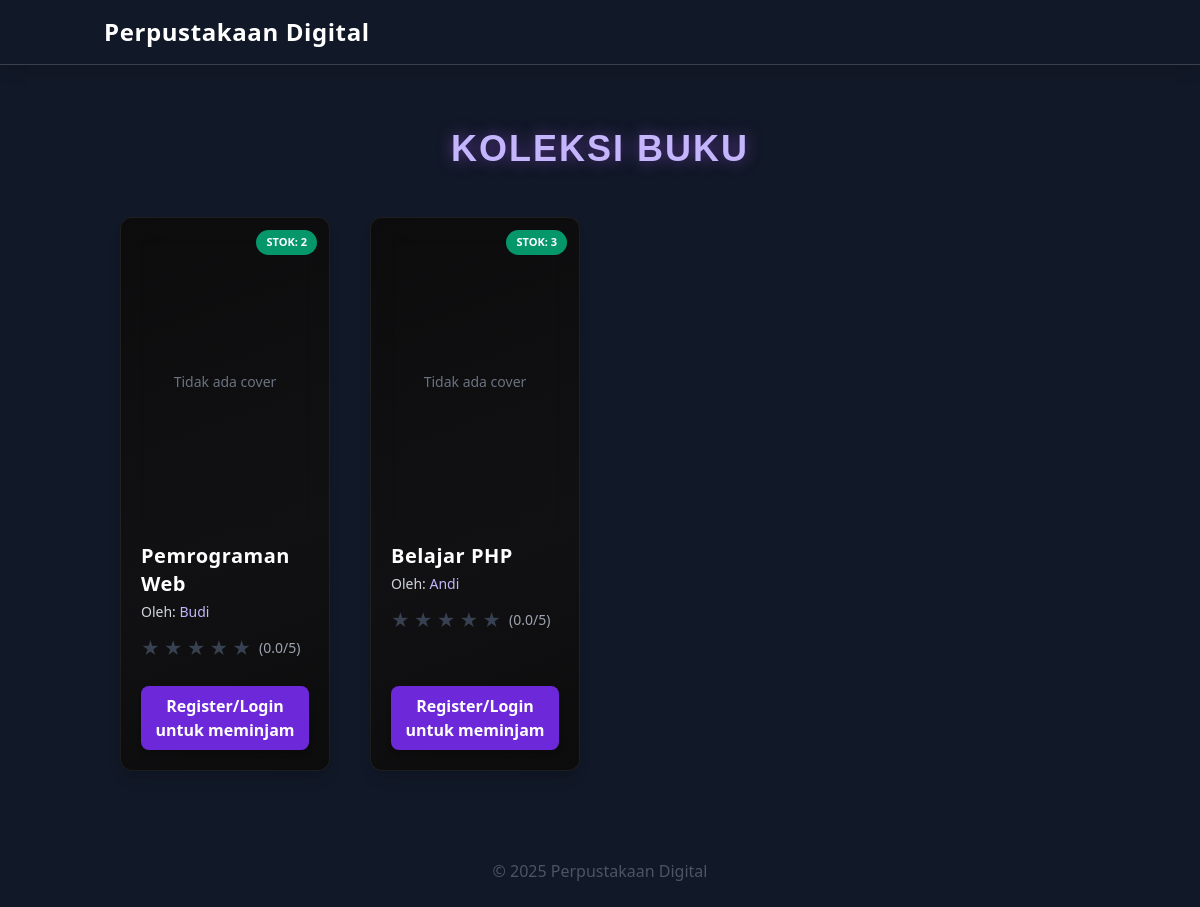
The page /public/index.php on the database its author committed.
### tables this page shows
CREATE TABLE buku (
  id INT AUTO_INCREMENT PRIMARY KEY,
  judul VARCHAR(255) NOT NULL,
  penulis VARCHAR(255),
  penerbit VARCHAR(255),
  tahun_terbit INT,
  stok INT DEFAULT 1,
  cover VARCHAR(255) NULL,
  created_at DATETIME DEFAULT CURRENT_TIMESTAMP
);

### app/database.php (called while the page is built)
<?php
class Database {
    private $pdo;
    public function __construct($host, $dbname, $user, $pass){
        $dsn = "mysql:host=$host;dbname=$dbname;charset=utf8mb4";
        $opts = [
            PDO::ATTR_ERRMODE => PDO::ERRMODE_EXCEPTION,
            PDO::ATTR_DEFAULT_FETCH_MODE => PDO::FETCH_ASSOC
        ];
        $this->pdo = new PDO($dsn, $user, $pass, $opts);
    }
    public function pdo() {
        return $this->pdo;
    }
}

### app/models/book.php (called while the page is built, shortened)
<?php
class BookModel {
    private $db;
    public function __construct($db){
        $this->db = $db;
    }
    public function all(){
        $stmt = $this->db->query("SELECT * FROM buku ORDER BY id DESC");
        return $stmt->fetchAll();
    }
}

### app/models/review.php (called while the page is built, shortened)
<?php
class ReviewModel {
    private $db;
    public function __construct($db){
        $this->db = $db;
    }
    public function getBookRating($buku_id){
        $stmt = $this->db->prepare("
            SELECT
                AVG(rating) AS avg_rating,   -- rata-rata
                COUNT(*) AS count_review     -- total review
            FROM reviews
            WHERE buku_id = ?
        ");
        $stmt->execute([$buku_id]);
        return $stmt->fetch();
    }
}

### app/auth.php (called while the page is built, shortened)
<?php
class Auth {
    public function check(){
        return isset($_SESSION['user']);
    }
}

### public/index.php (the view, shortened to what this page needs)
<?php
require_once __DIR__.'/../templates/header.php';
$auth    = new Auth($db->pdo());
$isLogin = $auth->check();
$bookModel   = new BookModel($db->pdo());
$reviewModel = new ReviewModel($db->pdo());
$books = $bookModel->all();
?>
<div class="max-w-7xl mx-auto py-12 px-4">
    <h1 class="text-4xl font-extrabold mb-12 text-center text-purple-300 page-title">
        KOLEKSI BUKU
    </h1>
    <?php if (empty($books)): ?>
        <p class="text-center text-gray-400">Belum ada buku tersedia.</p>
    <?php else: ?>
    <div class="grid grid-cols-1 sm:grid-cols-2 md:grid-cols-3 lg:grid-cols-4 gap-10">
        <?php foreach($books as $b): ?>
        <?php
            $ratingData   = $reviewModel->getBookRating($b['id']);
            $avgRating    = $ratingData['avg_rating'] ?? 0;
        ?>
        <div class="shinigami-card rounded-xl p-5 relative flex flex-col h-full shadow-lg">
            <?php if (intval($b['stok']) <= 0): ?>
                <span class="stock-badge bg-red-600 text-white">STOK HABIS</span>
            <?php else: ?>
                <span class="stock-badge bg-green-600 text-white">STOK: <?= intval($b['stok']) ?></span>
            <?php endif; ?>
            <div class="w-full h-72 bg-black/40 rounded-lg overflow-hidden flex items-center justify-center shadow-inner">
                <?php if (!empty($b['cover'])): ?>
                    <img src="uploads/cover/<?= htmlspecialchars($b['cover']) ?>"
                         class="cover-img w-full h-full object-cover brightness-95">
                <?php else: ?>
                    <span class="text-gray-500 text-sm">Tidak ada cover</span>
                <?php endif; ?>
            </div>
            <h2 class="text-xl font-bold mt-4 text-white line-clamp-2 tracking-wide">
                <?= htmlspecialchars($b['judul']) ?>
            </h2>
            <p class="text-gray-300 text-sm mt-1">
                Oleh: <span class="text-purple-300 font-medium"><?= htmlspecialchars($b['penulis']) ?></span>
            </p>
            <div class="mt-3 flex items-center gap-1 text-yellow-400">
                <?php
                for ($i = 1; $i <= 5; $i++):
                    if ($avgRating >= $i) {
                        echo '<span class="text-yellow-400 text-lg">★</span>';
                    } elseif ($avgRating >= $i - 0.5) {
                        echo '<span class="text-yellow-300 text-lg">☆</span>';
                    } else {
                        echo '<span class="text-gray-700 text-lg">★</span>';
                    }
                endfor;
                ?>
                <span class="text-sm text-gray-400 ml-1">
                    (<?= number_format($avgRating, 1) ?>/5)
                </span>
            </div>
            <div class="mt-auto pt-6">
                <?php if (!$isLogin): ?>
                    <a href="login.php"
                       class="block text-center bg-purple-700 hover:bg-purple-800 text-white py-2 rounded-lg
                              font-semibold shadow-md transition-all duration-300 hover:-translate-y-1">
                        Register/Login untuk meminjam
                    </a>
                <?php endif; ?>
            </div>
        </div>
        <?php endforeach; ?>
    </div>
    <?php endif; ?>
</div>
<?php require_once __DIR__.'/../templates/footer.php'; ?>

### public/index.php (style rules this page uses)
body { background-color: #0b0b0c; color: #e5e5e5; }
.page-title { font-family: 'Poppins', sans-serif; letter-spacing: 2px; text-shadow: 0 0 15px rgba(168, 85, 247, 0.5); }
.shinigami-card { position: relative; overflow: hidden; transition: transform .35s ease, box-shadow .35s ease, border-color .35s ease; z-index: 1; border: 1px solid rgba(255, 255, 255, 0.07); background: linear-gradient(160deg, #0c0c0d, #111113 60%, #0c0c0d); }
.shinigami-card::before { content: ""; position: absolute; inset: 0; opacity: 0; background: radial-gradient(circle at 50% 0%, rgba(168, 85, 247, 0.18), transparent 75%); transition: opacity .45s ease; pointer-events: none; z-index: 5; }
.stock-badge { position: absolute; top: 12px; right: 12px; z-index: 50; pointer-events: none; font-size: 11px; padding: 4px 10px; border-radius: 9999px; font-weight: 600; }

### rows shown on the page
buku: stok "2", shows "Tidak ada cover", judul "Pemrograman Web", penulis "Budi", avgRating "0.0"
buku: stok "3", shows "Tidak ada cover", judul "Belajar PHP", penulis "Andi", avgRating "0.0"
